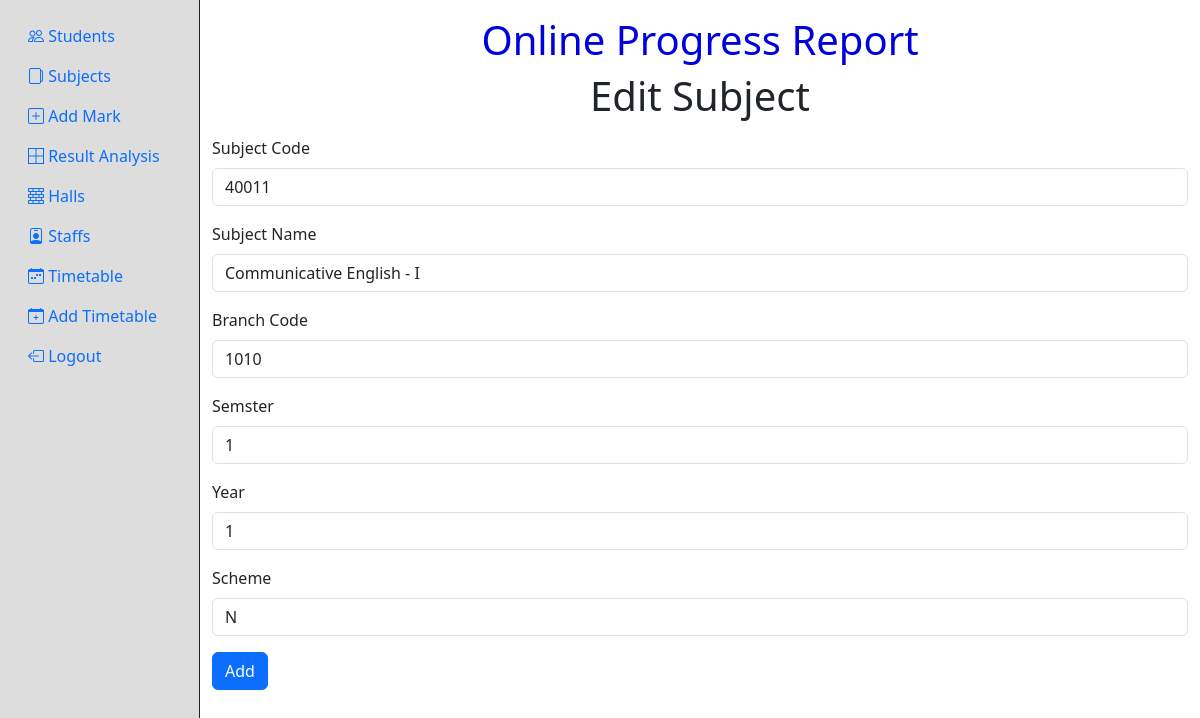
Screenshot of /edit-subject.php?id=1 (signed in) with the database file from the repository.
### tables this page shows
CREATE TABLE `sub_details` (
  `id` int(11) NOT NULL,
  `scode` int(11) NOT NULL,
  `sname` text NOT NULL,
  `bcode` int(11) NOT NULL,
  `sem` int(11) NOT NULL,
  `year` int(11) NOT NULL,
  `scheme` varchar(10) NOT NULL
);

### edit-subject.php (the view, shortened to what this page needs)
<?php
if(isset($_REQUEST["id"])){
  $con = mysqli_connect(DB_HOST,DB_USERNAME,DB_PASSWORD,DB_NAME);
  $select = "SELECT * FROM `sub_details` WHERE `id` = '".$_REQUEST['id']."'";
  $result = mysqli_query($con, $select);
}
?>
<!DOCTYPE html>
<html lang="en">
<head>
  <link href="https://cdn.jsdelivr.net/npm/bootstrap@5.3.0-alpha1/dist/css/bootstrap.min.css" rel="stylesheet"
>
  <link rel="stylesheet" href="https://cdn.jsdelivr.net/npm/bootstrap-icons@1.10.3/font/bootstrap-icons.css">
</head>
<body>
  <div class="container-fluid h-100">
    <div class="row h-100">
      <?php include("sidebar.php"); ?>
      <div class="col-10 mt-3">
        <div class="row">
          <div class="col-12">
            <h2 style="text-align:center;font-size:40px;color:#00d">Online Progress Report</h2>
          </div>
        </div>
        <div class="row">
          <div class="col">
            <h1 class="title mb-3">Edit Subject</h1>
            <form action="" method="post">
              <?php while($row = mysqli_fetch_array($result, MYSQLI_ASSOC)){ ?>
              <div class="mb-3">
                <label for="scode" class="form-label">Subject Code</label>
                <input class="form-control" id="scode" type="text" name="scode" value="<?php echo $row["scode"]; ?>" />
              </div>
              <div class="mb-3">
                <label for="sname" class="form-label">Subject Name</label>
                <input class="form-control" id="sname" type="text" name="sname" value="<?php echo $row["sname"]; ?>" />
              </div>
              <div class="mb-3">
                <label for="bcode" class="form-label">Branch Code</label>
                <select class="form-control" id="bcode" name="bcode">
                  <option value="1010"<?php if($row["bcode"] == "1010"){echo " selected";} ?>>1010</option>
                </select>
              </div>
              <div class="mb-3">
                <label for="sem" class="form-label">Semster</label>
                <select class="form-control" id="sem" name="sem">
                  <option value="1"<?php if($row["sem"] == "1"){echo " selected";} ?>>1</option>
                </select>
              </div>
              <div class="mb-3">
                <label for="year" class="form-label">Year</label>
                <select class="form-control" id="year" name="year">
                  <option value="1"<?php if($row["year"] == "1"){echo " selected";} ?>>1</option>
                </select>
              </div>
              <div class="mb-3">
                <label for="scheme" class="form-label">Scheme</label>
                <select class="form-control" id="scheme" name="scheme">
                  <option value="N"<?php if($row["scheme"] == "N"){echo " selected";} ?>>N</option>
                </select>
              </div>
              <?php } ?>
              <div>
                <input class="btn btn-primary" type="submit" value="Add" />
              </div>
            </form>
          </div>
        </div>
      </div>
    </div>
  </div>
</body>
</html>

### edit-subject.php (style rules this page uses)
html, body { margin: 0; padding: 0; height: 100%; }
h1.title { margin: 0; text-align: center; }

### rows the page displays
sub_details: scode "40011", sname "Communicative English - I", bcode "1010", sem "1", year "1", scheme "N"
